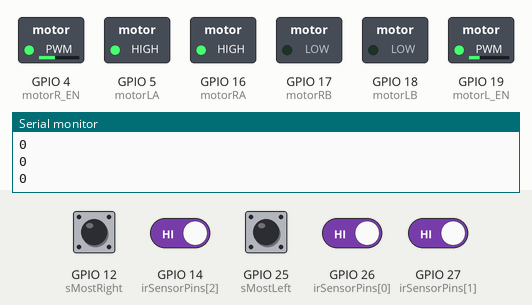
A sketch run on a simulated ESP32. Parts: switched loads named in the sketch (green lamp = pin HIGH), the last lines printed to the serial monitor. The test bench sets the inputs (shaded band); at power-on: GPIO 14 (irSensorPins[2]), GPIO 26 (irSensorPins[0]), GPIO 27 (irSensorPins[1]) HIGH, GPIO 12 (sMostRight), GPIO 25 (sMostLeft) LOW.

Above: at 1.2 s.
1.3 s: GPIO 14 (irSensorPins[2]) driven LOW
At 1.86 s:
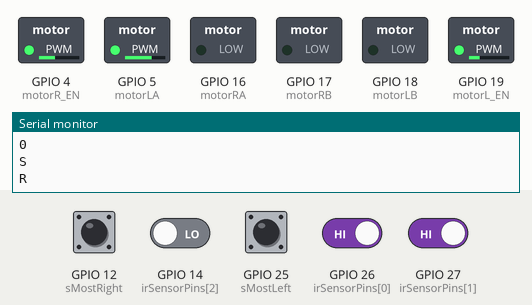
4.3 s: GPIO 26 (irSensorPins[0]) driven LOW
At 4.8 s:
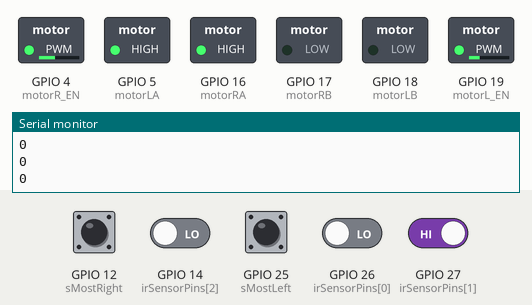
5.8 s: GPIO 27 (irSensorPins[1]) driven LOW
At 7.2 s:
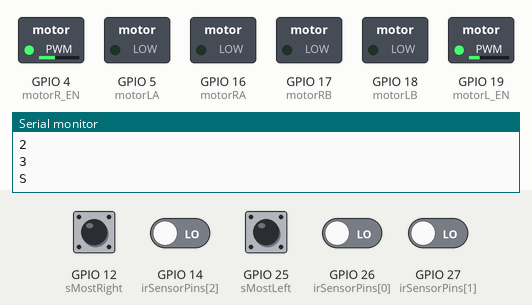
Timing chart, 0 to 14.3 s (numbered marks = the images above; inputs shaded):
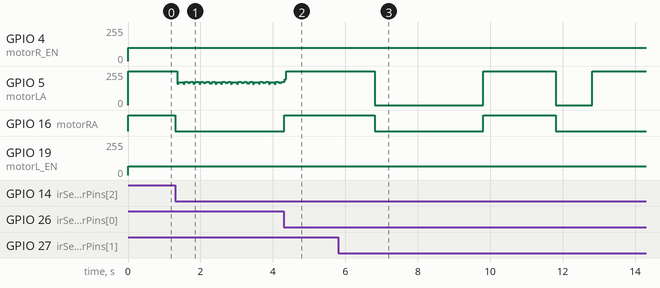

The sketch:

esp32.ino
```cpp
int sMostRight = 12;

// irSensorPins[0] - Left
// irSensorPins[1] - Middle
// irSensorPins[2] - Right
int irSensorPins[3] = {
    26,
    27,
    14
};

int sMostLeft = 25;

int motorR_EN = 4;
int motorL_EN = 19;
int motorRA = 16;
int motorRB = 17;
int motorLA = 5;
int motorLB = 18;

int value1 = 100;
int value2 = 100;

int junctionDetected = 0;
unsigned long junctionDetectedTime = 0;
unsigned long junctionTimeInterval = 500;

void setup() {
    pinMode(sMostRight, INPUT);
    pinMode(sMostLeft, INPUT);
    for (int i = 0; i < 3; i++) {
        pinMode(irSensorPins[i], INPUT);
    }

    pinMode(motorR_EN, OUTPUT);
    pinMode(motorL_EN, OUTPUT);
    pinMode(motorRA, OUTPUT);
    pinMode(motorRB, OUTPUT);
    pinMode(motorLA, OUTPUT);
    pinMode(motorLB, OUTPUT);
    Serial.begin(9600);
}

void loop() {
    if (junctionDetected >= 3) {
        Stop();
        delay(3000);
        Forward();
        delay(2000);
        Stop();
        delay(1000);
        Right();
        delay(2000);
        Stop();
        delay(1000);
        Forward();
        delay(5000);
    } else {
        FollowLine();
    }

}

void Forward() {
    // Serial.println("F");
    analogWrite(motorR_EN, value1); // Enable pin for motorR to control speed
    digitalWrite(motorRA, HIGH);
    digitalWrite(motorRB, LOW);
    analogWrite(motorL_EN, value2 / 1.5); // Enable pin for motorL to control speed
    digitalWrite(motorLA, HIGH);
    digitalWrite(motorLB, LOW);
}
void Left() {
    Serial.println("L");
    analogWrite(motorR_EN, value1); // Enable pin for motorR to control speed
    digitalWrite(motorRA, HIGH);
    digitalWrite(motorRB, LOW);
    analogWrite(motorL_EN, value2 / 1.5); // Enable pin for motorL to control speed
    digitalWrite(motorLA, LOW);
    digitalWrite(motorLB, LOW);
}
void Right() {
    Serial.println("R");
    analogWrite(motorR_EN, value1); // Enable pin for motorR to control speed
    digitalWrite(motorRA, LOW);
    digitalWrite(motorRB, LOW);
    analogWrite(motorL_EN, value2 / 1.5); // Enable pin for motorL to control speed
    digitalWrite(motorLA, HIGH);
    digitalWrite(motorLB, LOW);
}
void Stop() {
    Serial.println("S");
    analogWrite(motorR_EN, value1); // Enable pin for motorR to control speed
    digitalWrite(motorRA, LOW);
    digitalWrite(motorRB, LOW);
    analogWrite(motorL_EN, value2 / 1.5); // Enable pin for motorL to control speed
    digitalWrite(motorLA, LOW);
    digitalWrite(motorLB, LOW);
}

void FollowLine() {
    int irSensorValues[3];

    for (int i = 0; i < 3; i++) {
        irSensorValues[i] = digitalRead(irSensorPins[i]);
        if (irSensorValues[i] == 0) {
            irSensorValues[i] = 1;
        } else {
            irSensorValues[i] = 0;
        }
    }

    int ValSensor1 = digitalRead(sMostRight);
    int ValSensor5 = digitalRead(sMostLeft);

    if (ValSensor1 == 1) {
        Right();
    } else if (ValSensor5 == 1) {
        Left();
    }

    // HIGH means detected black line
    // LOW means doesn't detected black line
    if (irSensorValues[0] == HIGH && irSensorValues[1] == LOW && irSensorValues[2] == LOW) {
        Stop();
        Left();
    } //100
    else if (irSensorValues[0] == HIGH && irSensorValues[1] == HIGH && irSensorValues[2] == LOW) {
        Left();
    } //110
    else if (irSensorValues[0] == LOW && irSensorValues[1] == LOW && irSensorValues[2] == HIGH) {
        Stop();
        Right();
    } //001
    else if (irSensorValues[0] == LOW && irSensorValues[1] == HIGH && irSensorValues[2] == HIGH) {
        Right();
    } //011
    else {
        Forward();
    } //111

    if (irSensorValues[0] == HIGH && irSensorValues[1] == HIGH && irSensorValues[2] == HIGH && (millis() - junctionDetectedTime) > junctionTimeInterval) {
        junctionDetected++;
        junctionDetectedTime = millis();
    }
    Serial.println(junctionDetected);

}
```

Measured:
- after the input at 1.3 s, GPIO 16 (motorRA): HIGH → LOW at once
- after the input at 4.3 s, GPIO 16 (motorRA): LOW → HIGH at once
- after the input at 5.8 s, GPIO 5 (motorLA): 255/255 → 0/255 after 1.0 s, → 255/255 3.0 s later, → 0/255 2.0 s later, → 255/255 1.0 s later; GPIO 16 (motorRA): HIGH → LOW after 1.0 s, → HIGH 3.0 s later, → LOW 2.0 s later
